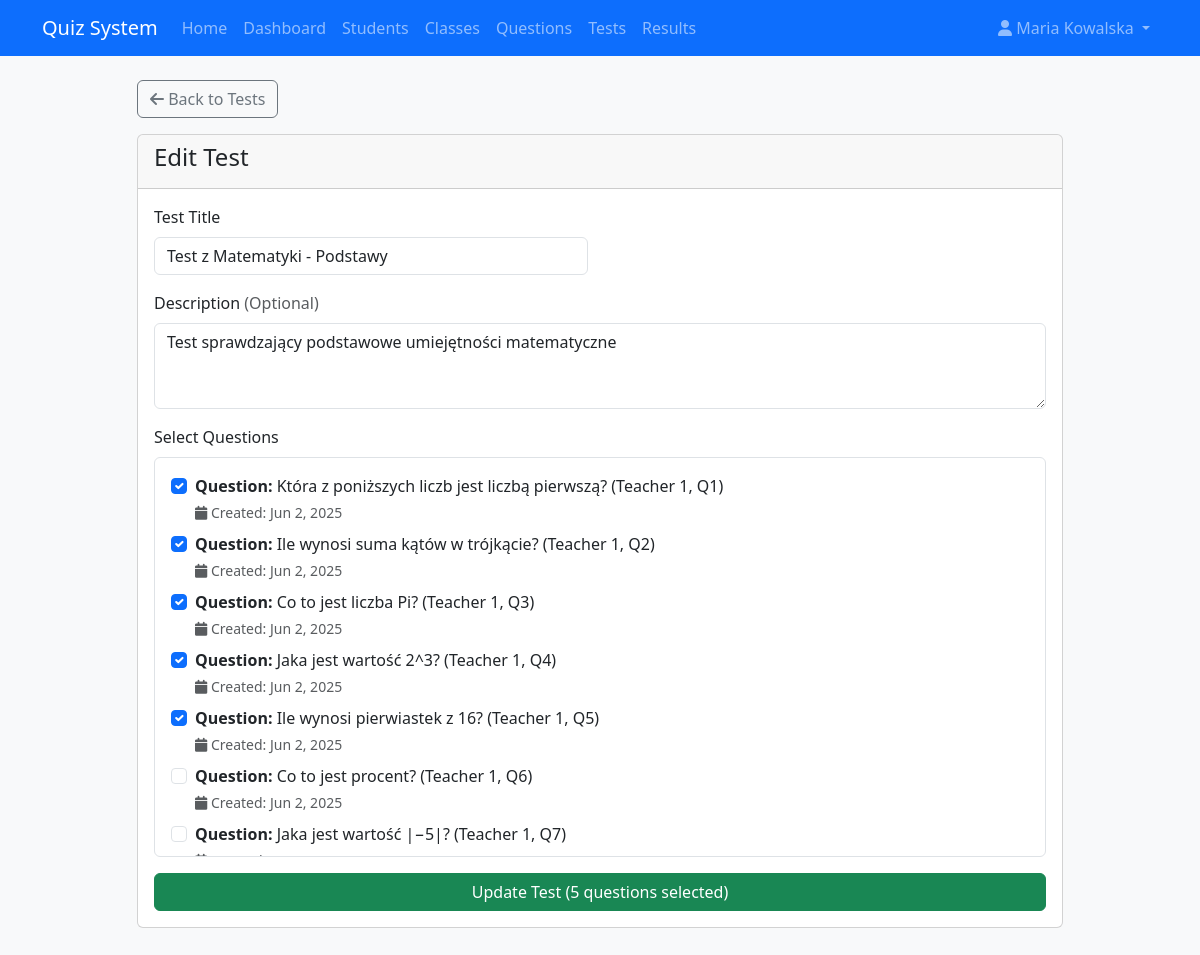
The app's page /quiz_system/teachers/editTest/1 (signed in) with its own data.
### tables this page shows
CREATE TABLE IF NOT EXISTS tests (
    id INT AUTO_INCREMENT PRIMARY KEY,
    title VARCHAR(100) NOT NULL,
    description TEXT,
    created_by INT NOT NULL,
    created_at TIMESTAMP DEFAULT CURRENT_TIMESTAMP,
    FOREIGN KEY (created_by) REFERENCES users(id)
);

CREATE TABLE IF NOT EXISTS questions (
    id INT AUTO_INCREMENT PRIMARY KEY,
    content TEXT NOT NULL,
    created_by INT NOT NULL,
    created_at TIMESTAMP DEFAULT CURRENT_TIMESTAMP,
    FOREIGN KEY (created_by) REFERENCES users(id)
);

### quiz_system/app/core/Router.php (called while the page is built, shortened)
<?php
class Router {
    protected $action = 'index';
    protected $url;
    public function __construct() {
        $this->url = $this->parseUrl();
    }
    public function route() {
        $this->controller = new $this->controller;
        if(isset($this->url[1])) {
            if(method_exists($this->controller, $this->url[1])) {
                $this->action = $this->url[1];
            }
        }
        $this->params = $this->url ? array_values($this->url) : [];
        call_user_func_array([$this->controller, $this->action], $this->params);
    }
    protected function parseUrl() {
        if(isset($_GET['url'])) {
            $url = rtrim($_GET['url'], '/');
            $url = filter_var($url, FILTER_SANITIZE_URL);
            $url = explode('/', $url);
            return $url;
        }
        return [];
    }
}
?>

### quiz_system/index.php (called while the page is built, shortened)
<?php
require_once ROOT_PATH . '/app/config/database.php';
require_once ROOT_PATH . '/app/core/Router.php';
require_once ROOT_PATH . '/app/core/Controller.php';
require_once ROOT_PATH . '/app/core/Database.php';
require_once ROOT_PATH . '/app/models/Question.php';
require_once ROOT_PATH . '/app/models/Test.php';
$router = new Router();
$router->route();
?>

### quiz_system/app/core/Database.php (called while the page is built, shortened)
<?php
class Database {
    private $host = DB_HOST;
    private $user = DB_USER;
    private $pass = DB_PASS;
    private $dbname = DB_NAME;
    private $dbh;
    private $stmt;
    public function __construct() {
        $dsn = 'mysql:host=' . $this->host . ';dbname=' . $this->dbname;
        $options = [
            PDO::ATTR_PERSISTENT => true,
            PDO::ATTR_ERRMODE => PDO::ERRMODE_EXCEPTION
        ];
        try {
            $this->dbh = new PDO($dsn, $this->user, $this->pass, $options);
        } catch(PDOException $e) {
            $this->error = $e->getMessage();
            echo $this->error;
        }
    }
    public function query($sql) {
        $this->stmt = $this->dbh->prepare($sql);
    }
    public function bind($param, $value, $type = null) {
        if(is_null($type)) {
            switch(true) {
                case is_int($value):
                    $type = PDO::PARAM_INT;
                    break;
                default:
                    $type = PDO::PARAM_STR;
            }
        }
        $this->stmt->bindValue($param, $value, $type);
    }
    public function execute() {
        return $this->stmt->execute();
    }
    public function resultSet() {
        $this->execute();
        return $this->stmt->fetchAll(PDO::FETCH_OBJ);
    }
    public function single() {
        $this->execute();
        return $this->stmt->fetch(PDO::FETCH_OBJ);
    }
}
?>

### quiz_system/app/models/Test.php (called while the page is built, shortened)
<?php
class Test {
    private $db;
    public function __construct() {
        $this->db = new Database;
    }
    public function getTestById($id) {
        $this->db->query('SELECT * FROM tests WHERE id = :id');
        $this->db->bind(':id', $id);
        $test = $this->db->single();
        if($test) {
            $this->db->query('SELECT q.* FROM questions q
                            JOIN test_questions tq ON q.id = tq.question_id
                            WHERE tq.test_id = :test_id');
            $this->db->bind(':test_id', $id);
            $test->questions = $this->db->resultSet();
            $test->question_count = count($test->questions);
        }
        return $test;
    }
}
?>

### quiz_system/app/models/Question.php (called while the page is built, shortened)
<?php
class Question {
    private $db;
    public function __construct() {
        $this->db = new Database;
    }
    public function getQuestionsByTeacher($teacher_id) {
        $this->db->query('SELECT * FROM questions WHERE created_by = :teacher_id ORDER BY created_at DESC');
        $this->db->bind(':teacher_id', $teacher_id);
        return $this->db->resultSet();
    }
}
?>

### quiz_system/app/views/teachers/tests/edit.php (the view, shortened to what this page needs)
<?php require APP_ROOT . '/views/inc/header.php'; ?>
<div class="row">
    <div class="col-md-10 mx-auto">
        <a href="<?php echo URL_ROOT; ?>/teachers/tests" class="btn btn-outline-secondary mb-3">
            <i class="fas fa-arrow-left"></i> Back to Tests
        </a>
        <div class="card">
            <div class="card-header">
                <h4><?php echo $page_title; ?></h4>
            </div>
            <div class="card-body">
                <form action="<?php echo URL_ROOT; ?>/teachers/editTest/<?php echo $id; ?>" method="post">
                    <div class="row">
                        <div class="col-md-6">
                            <div class="mb-3">
                                <label for="title" class="form-label">Test Title</label>
                                <input type="text" name="title" class="form-control <?php echo (!empty($title_err)) ? 'is-invalid' : ''; ?>"
                                       value="<?php echo $title; ?>" placeholder="Enter test title">
                            </div>
                        </div>
                    </div>
                    <div class="mb-3">
                        <label for="description" class="form-label">Description <span class="text-muted">(Optional)</span></label>
                        <textarea name="description" class="form-control" rows="3"
                                  placeholder="Enter test description..."><?php echo $description; ?></textarea>
                    </div>
                    <div class="mb-3">
                        <label class="form-label">Select Questions</label>
                        <?php if(!empty($all_questions)) : ?>
                            <div class="border rounded p-3" style="max-height: 400px; overflow-y: auto;">
                                <?php foreach($all_questions as $question) : ?>
                                    <div class="form-check mb-2">
                                        <input class="form-check-input" type="checkbox" name="questions[]"
                                               value="<?php echo $question->id; ?>" id="question_<?php echo $question->id; ?>"
                                               <?php echo (in_array($question->id, $questions)) ? 'checked' : ''; ?>>
                                        <label class="form-check-label" for="question_<?php echo $question->id; ?>">
                                            <div class="question-preview">
                                                <strong>Question:</strong> <?php echo substr($question->content, 0, 100) . (strlen($question->content) > 100 ? '...' : ''); ?>
                                                <div class="small text-muted mt-1">
                                                    <i class="fas fa-calendar"></i> Created: <?php echo date('M j, Y', strtotime($question->created_at)); ?>
                                                </div>
                                            </div>
                                        </label>
                                    </div>
                                <?php endforeach; ?>
                            </div>
                        <?php else : ?>
                            <div class="alert alert-info">
                                <p class="mb-0">You haven't created any questions yet. <a href="<?php echo URL_ROOT; ?>/teachers/addQuestion">Create a question</a> first to build a test.</p>
                            </div>
                        <?php endif; ?>
                    </div>
                    <?php if(!empty($all_questions)) : ?>
                        <div class="d-grid">
                            <input type="submit" value="Update Test" class="btn btn-success">
                        </div>
                    <?php endif; ?>
                </form>
            </div>
        </div>
    </div>
</div>
<?php require APP_ROOT . '/views/inc/footer.php'; ?>

### quiz_system/public/css/style.css (style rules this page uses)
body { background-color: #f8f9fa; }
html, body { height: 100%; }
body { display: flex; flex-direction: column; }

### records on screen
tests: title "Test z Matematyki - Podstawy", description "Test sprawdzający podstawowe umiejętności matematyczne"
questions: id "☑", content "Która z poniższych liczb jest liczbą pierwszą? (Teacher 1, Q1)", created_at "Jun 2, 2025"
questions: id "☑", content "Ile wynosi suma kątów w trójkącie? (Teacher 1, Q2)", created_at "Jun 2, 2025"
questions: id "☑", content "Co to jest liczba Pi? (Teacher 1, Q3)", created_at "Jun 2, 2025"
questions: id "☑", content "Jaka jest wartość 2^3? (Teacher 1, Q4)", created_at "Jun 2, 2025"
questions: id "☑", content "Ile wynosi pierwiastek z 16? (Teacher 1, Q5)", created_at "Jun 2, 2025"
questions: content "Co to jest procent? (Teacher 1, Q6)", created_at "Jun 2, 2025"
questions: content "Jaka jest wartość |−5|? (Teacher 1, Q7)"

### other values on screen
SITE_NAME "Quiz System"
$_SESSION['user_name'] "Maria Kowalska"
$page_title "Edit Test"
